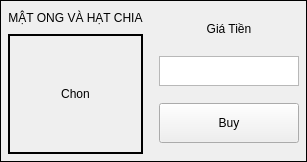
                 <widget class="QFrame" name="frame_21">
                  <property name="frameShape">
                   <enum>QFrame::Box</enum>
                  </property>
                  <layout class="QHBoxLayout" name="horizontalLayout_8">
                   <property name="leftMargin">
                    <number>2</number>
                   </property>
                   <property name="topMargin">
                    <number>2</number>
                   </property>
                   <property name="rightMargin">
                    <number>2</number>
                   </property>
                   <property name="bottomMargin">
                    <number>2</number>
                   </property>
                   <item>
                    <widget class="QFrame" name="frame_22">
                     <property name="sizePolicy">
                      <sizepolicy hsizetype="Expanding" vsizetype="Preferred">
                       <horstretch>0</horstretch>
                       <verstretch>0</verstretch>
                      </sizepolicy>
                     </property>
                     <property name="frameShape">
                      <enum>QFrame::NoFrame</enum>
                     </property>
                     <layout class="QVBoxLayout" name="verticalLayout_22">
                      <property name="leftMargin">
                       <number>5</number>
                      </property>
                      <property name="topMargin">
                       <number>5</number>
                      </property>
                      <property name="rightMargin">
                       <number>5</number>
                      </property>
                      <property name="bottomMargin">
                       <number>5</number>
                      </property>
                      <item>
                       <widget class="QLabel" name="nameID12">
                        <property name="sizePolicy">
                         <sizepolicy hsizetype="Expanding" vsizetype="Maximum">
                          <horstretch>0</horstretch>
                          <verstretch>0</verstretch>
                         </sizepolicy>
                        </property>
                        <property name="minimumSize">
                         <size>
                          <width>20</width>
                          <height>20</height>
                         </size>
                        </property>
                        <property name="maximumSize">
                         <size>
                          <width>5000</width>
                          <height>60</height>
                         </size>
                        </property>
                        <property name="frameShape">
                         <enum>QFrame::Box</enum>
                        </property>
                        <property name="lineWidth">
                         <number>0</number>
                        </property>
                        <property name="text">
                         <string>MẬT ONG VÀ HẠT CHIA</string>
                        </property>
                        <property name="alignment">
                         <set>Qt::AlignCenter</set>
                        </property>
                       </widget>
                      </item>
                      <item>
                       <widget class="QLabel" name="imageID12">
                        <property name="sizePolicy">
                         <sizepolicy hsizetype="Expanding" vsizetype="Maximum">
                          <horstretch>0</horstretch>
                          <verstretch>0</verstretch>
                         </sizepolicy>
                        </property>
                        <property name="minimumSize">
                         <size>
                          <width>120</width>
                          <height>120</height>
                         </size>
                        </property>
                        <property name="maximumSize">
                         <size>
                          <width>5000</width>
                          <height>250</height>
                         </size>
                        </property>
                        <property name="frameShape">
                         <enum>QFrame::Box</enum>
                        </property>
                        <property name="lineWidth">
                         <number>2</number>
                        </property>
                        <property name="text">
                         <string>Chon</string>
                        </property>
                        <property name="alignment">
                         <set>Qt::AlignCenter</set>
                        </property>
                       </widget>
                      </item>
                     </layout>
                    </widget>
                   </item>
                   <item>
                    <widget class="QFrame" name="frame_23">
                     <property name="maximumSize">
                      <size>
                       <width>150</width>
                       <height>16777215</height>
                      </size>
                     </property>
                     <layout class="QVBoxLayout" name="verticalLayout_23">
                      <property name="leftMargin">
                       <number>5</number>
                      </property>
                      <property name="topMargin">
                       <number>5</number>
                      </property>
                      <property name="rightMargin">
                       <number>5</number>
                      </property>
                      <property name="bottomMargin">
                       <number>5</number>
                      </property>
                      <item>
                       <widget class="QLabel" name="imageAc_9">
                        <property name="sizePolicy">
                         <sizepolicy hsizetype="Maximum" vsizetype="Maximum">
                          <horstretch>0</horstretch>
                          <verstretch>0</verstretch>
                         </sizepolicy>
                        </property>
                        <property name="minimumSize">
                         <size>
                          <width>20</width>
                          <height>20</height>
                         </size>
                        </property>
                        <property name="maximumSize">
                         <size>
                          <width>150</width>
                          <height>20</height>
                         </size>
                        </property>
                        <property name="frameShape">
                         <enum>QFrame::Box</enum>
                        </property>
                        <property name="lineWidth">
                         <number>0</number>
                        </property>
                        <property name="text">
                         <string>Giá Tiền</string>
                        </property>
                        <property name="alignment">
                         <set>Qt::AlignCenter</set>
                        </property>
                       </widget>
                      </item>
                      <item>
                       <widget class="QTextEdit" name="totalCoinID12">
                        <property name="maximumSize">
                         <size>
                          <width>500</width>
                          <height>30</height>
                         </size>
                        </property>
                        <property name="readOnly">
                         <bool>true</bool>
                        </property>
                       </widget>
                      </item>
                      <item>
                       <widget class="QPushButton" name="btnBuyID12">
                        <property name="sizePolicy">
                         <sizepolicy hsizetype="Expanding" vsizetype="Fixed">
                          <horstretch>0</horstretch>
                          <verstretch>0</verstretch>
                         </sizepolicy>
                        </property>
                        <property name="minimumSize">
                         <size>
                          <width>0</width>
                          <height>40</height>
                         </size>
                        </property>
                        <property name="text">
                         <string>Buy</string>
                        </property>
                        <property name="ID" stdset="0">
                         <number>12</number>
                        </property>
                        <attribute name="buttonGroup">
                         <string notr="true">buy_buttonGroup</string>
                        </attribute>
                       </widget>
                      </item>
                     </layout>
                    </widget>
                   </item>
                  </layout>
                 </widget>
